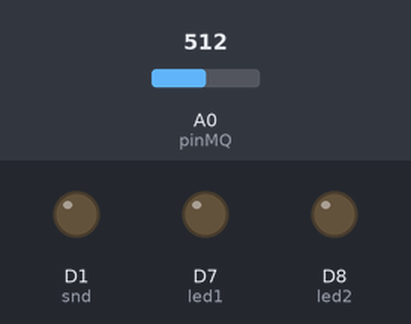
A sketch run on a simulated ESP8266 (NodeMCU). Shown: output pins drawn as LEDs (lit = HIGH). Dashed ring = blinking. Inputs (shaded band) come from the test bench; at power-on: A0 (pinMQ) = 512. WiFi joins after 1.5 s; servers stay silent unless stated.

Above: at 3.0 s.
3.1 s: A0 (pinMQ) set to 533
5.0 s: A0 (pinMQ) set to 557
At 6.2 s:
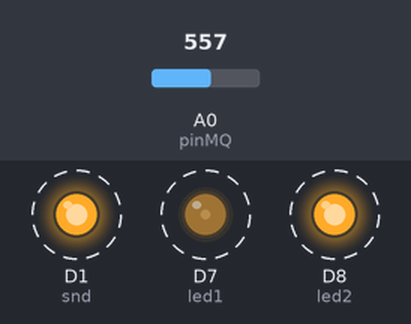
Timing chart, 0 to 15.1 s (numbered marks = the images above; inputs shaded):
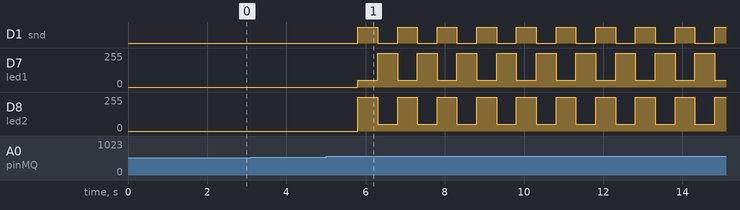

The sketch:

Sketch_For_IoT_Only.ino
```cpp
#define BLYNK_PRINT Serial
#include <ESP8266WiFi.h>
#include <BlynkSimpleEsp8266.h>
#include <SimpleTimer.h>
SimpleTimer timer1;
int pinMQ = A0;
int led1 = D7;
int led2 = D8;
int snd = D1;
int smoke,lpg;
char auth[] = "BLYNK_Auth";
char ssid[] = "SSID";
char pass[] = "PASSWORD";
void setup() {
  // put your setup code here, to run once:
Serial.begin(9600);
Blynk.begin(auth,ssid,pass);
pinMode(led1, OUTPUT);
pinMode(led2, OUTPUT);
pinMode(snd, OUTPUT);
pinMode(pinMQ, INPUT);
timer1.setInterval(1000L, smoker);
}

void smoker()
{
   smoke =analogRead(pinMQ);
   lpg = smoke / 12;
   Blynk.virtualWrite(V1, smoke);
   Blynk.virtualWrite(V2, lpg);
   if (smoke >= 550)
   {
    analogWrite(led1, 50);
    analogWrite(led2, 700);
    digitalWrite(snd, HIGH);
    delay(500);
    analogWrite(led1, 700);
    analogWrite(led2, 50);
    digitalWrite(snd, LOW);
    delay(500);
    Blynk.email("GMAIL_Kamu","Kadar Asap Tinggi!!","Kadar Asap Melebihi dari Batas Yang Ditentukan!!");
   }
   else if (smoke < 550)
   {
    digitalWrite(led1, LOW);
    digitalWrite(led2, LOW);
    digitalWrite(snd, LOW);
   }
}

void loop() {
  // put your main code here, to run repeatedly:
Blynk.run();
timer1.run();
}
```

Measured:
- the behaviour switches between 549 and 550 on A0 (pinMQ) (found by bisection; images 0 and 1)
- after the input at 3.1 s, every drawn part: stays the same
- after the input at 5.0 s, D1 (snd): alternates HIGH for 0.50 s and LOW for 0.50 s, starting after 0.80 s; D7 (led1), D8 (led2): alternates 255/255 for 0.50 s and 50/255 for 0.50 s, starting after 0.80 s
